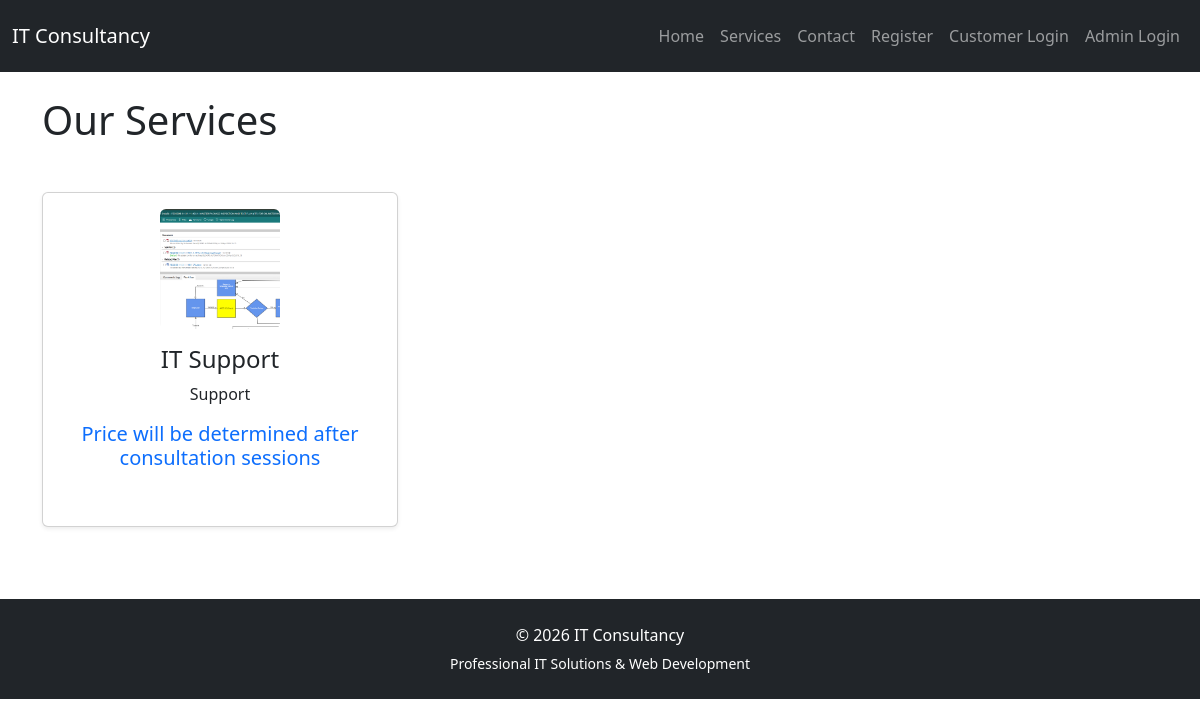
The app's page /routes.php?page=services, older data.
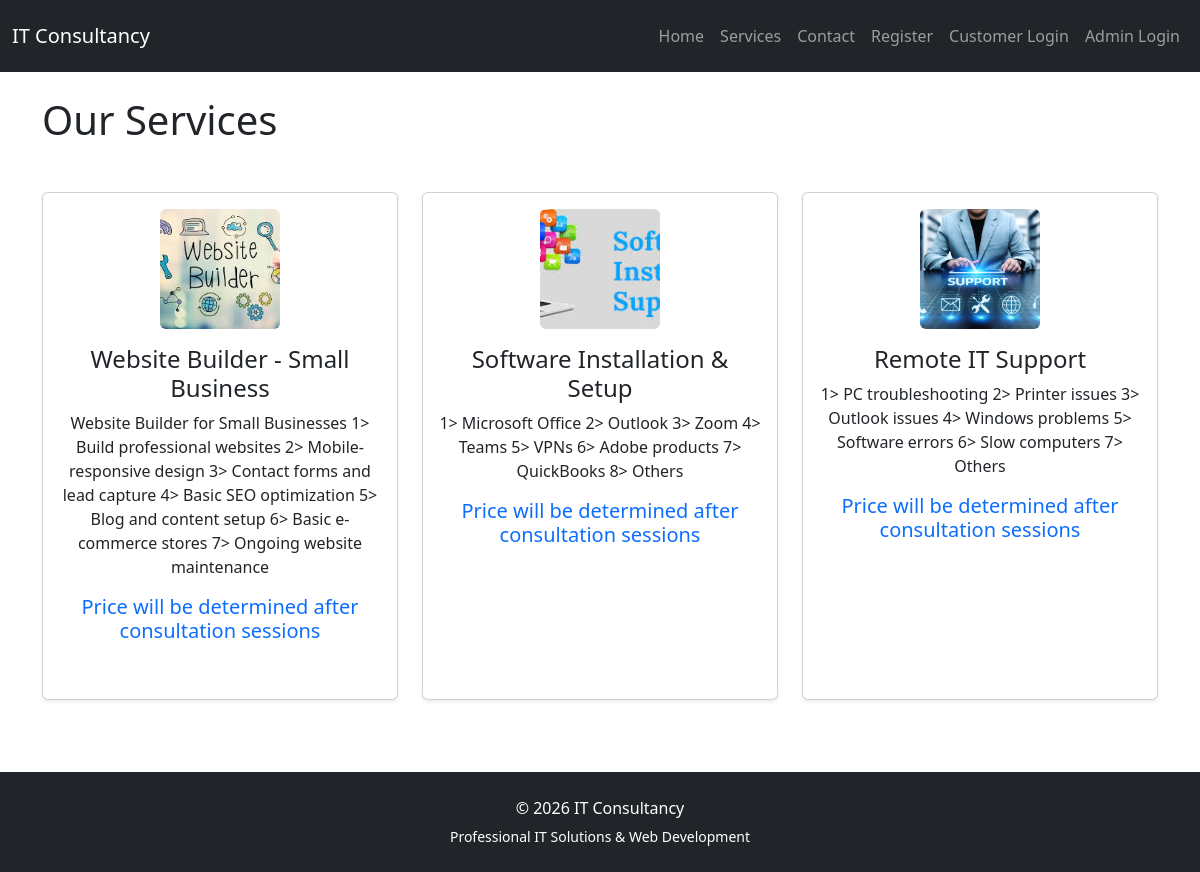
The same page, newer data.
### tables this page shows
CREATE TABLE `services` (
  `id` int(11) NOT NULL AUTO_INCREMENT,
  `title` varchar(255) NOT NULL,
  `description` text NOT NULL,
  `created_at` timestamp NOT NULL DEFAULT current_timestamp(),
  `price` decimal(10,2) NOT NULL DEFAULT 0.00,
  `image` varchar(255) DEFAULT NULL,
  PRIMARY KEY (`id`)
);

### app/views/services.php (the view)
<?php
require dirname(__DIR__, 2) . '/config/database.php';
$stmt = $pdo->query("
    SELECT * FROM services
    ORDER BY created_at DESC
");
$services = $stmt->fetchAll();
?>
<?php require __DIR__ . '/layouts/header.php'; ?>
<h1 class="mb-5">
    Our Services
</h1>
<div class="row">
    <?php foreach ($services as $service): ?>
        <div class="col-md-4">
            <div class="card shadow-sm mb-4 h-100">
                <div class="card-body text-center">
                    <?php if (!empty($service['image'])): ?>
                        <img
                            src="../uploads/<?= htmlspecialchars($service['image']) ?>"
                            alt="<?= htmlspecialchars($service['title']) ?>"
                            class="img-fluid rounded mb-3"
                            style="
                                width:120px;
                                height:120px;
                                object-fit:cover;
                            ">
                    <?php endif; ?>
                    <h4 class="card-title">
                        <?= htmlspecialchars($service['title']) ?>
                    </h4>
                    <p class="card-text">
                        <?= htmlspecialchars($service['description']) ?>
                    </p>
                    <h5 class="mt-3 text-primary">
                        <p>Price will be determined after consultation sessions</p>
                    </h5>
                </div>
            </div>
        </div>
    <?php endforeach; ?>
</div>
<?php require __DIR__ . '/layouts/footer.php'; ?>

### routes.php (shortened to what this page needs)
<?php
require __DIR__ . '/config/database.php';
$page = $_GET['page'] ?? 'home';
switch ($page) {
    case 'services':
        require 'app/views/services.php';
        break;
}
?>

### app/views/layouts/header.php (shortened to what this page needs)
<!DOCTYPE html>
<html>
<head>
    <link
        href="https://cdn.jsdelivr.net/npm/bootstrap@5.3.0/dist/css/bootstrap.min.css"
        rel="stylesheet">
</head>
<body>
<nav class="navbar navbar-expand-lg navbar-dark bg-dark py-3">
    <div class="container-fluid">
        <a class="navbar-brand" href="?page=home">
            IT Consultancy
        </a>
        <div class="collapse navbar-collapse" id="navbarNav">
            <div class="navbar-nav ms-auto">
                <?php if (isset($_SESSION['user'])): ?>
                    <a class="nav-link" href="?page=dashboard">
                        Dashboard
                    </a>
                    <a class="nav-link" href="?page=services-admin">
                        Services
                    </a>
                    <a class="nav-link" href="?page=customers">
                        Customers
                    </a>
                    <div class="nav-item dropdown">
                        <a
                            class="nav-link dropdown-toggle"
                            href="#"
                            role="button"
                            data-bs-toggle="dropdown">
                            Requests
                        </a>
                        <ul class="dropdown-menu">
                            <li>
                                <a
                                    class="dropdown-item"
                                    href="?page=requests">
                                    Current Requests
                                </a>
                            </li>
                            <li>
                                <a
                                    class="dropdown-item"
                                    href="?page=archived-requests">
                                    Archived Requests
                                </a>
                            </li>
                        </ul>
                    </div>
                    <div class="nav-item dropdown">
                        <a
                            class="nav-link dropdown-toggle"
                            href="#"
                            role="button"
                            data-bs-toggle="dropdown">
                            Scheduling
                        </a>
                        <ul class="dropdown-menu">
                            <li>
                                <a
                                    class="dropdown-item"
                                    href="?page=consultation-slots">
                                    Consultation Slots
                                </a>
                            </li>
                            <li>
                                <a
                                    class="dropdown-item"
                                    href="?page=service-slots">
                                    Service Slots
                                </a>
                            </li>
                        </ul>
                    </div>
                    <div class="nav-item dropdown">
                        <a
                            class="nav-link dropdown-toggle"
                            href="#"
                            role="button"
                            data-bs-toggle="dropdown">
                            Finance
                        </a>
                        <ul class="dropdown-menu">
                            <li>
                                <a
                                    class="dropdown-item"
                                    href="?page=payments">
                                    Payments
                                </a>
                            </li>
                            <li>
                                <a
                                    class="dropdown-item"
                                    href="?page=refunds">
                                    Refunds
                                </a>
                            </li>
                        </ul>
                    </div>
                    <div class="nav-item dropdown">
                        <a
                            class="nav-link dropdown-toggle"
                            href="#"
                            role="button"
                            data-bs-toggle="dropdown">
                            System
                        </a>
                        <ul class="dropdown-menu">
                            <li>
                                <a
                                    class="dropdown-item"
                                    href="?page=messages">
                                    Messages
                                </a>
                            </li>
                            <li>
                                <a
                                    class="dropdown-item"
                                    href="?page=backup">
                                    Database Backup
                                </a>
                            </li>
                        </ul>
                    </div>
                    <a class="nav-link text-danger" href="?page=logout">
                        Logout
                    </a>
                <?php else: ?>
                    <a class="nav-link" href="?page=home">
                        Home
                    </a>
                    <a class="nav-link" href="?page=services">
                        Services
                    </a>
                    <a class="nav-link" href="?page=contact">
                        Contact
                    </a>
                    <a class="nav-link" href="?page=customer-register">
                        Register
                    </a>
                    <a class="nav-link" href="?page=customer-login">
                        Customer Login
                    </a>
                    <a class="nav-link" href="?page=login">
                        Admin Login
                    </a>
                <?php endif; ?>
            </div>
        </div>
    </div>
</nav>
<div class="container py-4">

### app/views/layouts/footer.php (shortened to what this page needs)
</div>
<footer class="bg-dark text-white text-center py-4 mt-5">
    <div class="container">
        <p class="mb-1">
            © 2026 IT Consultancy
        </p>
        <small>
            Professional IT Solutions & Web Development
        </small>
    </div>
</footer>
</body>
</html>

Row changes from the older to the newer data that the page shows:
added services: image (picture), title "Website Builder - Small Business", description "Website Builder for Small Businesses 1> Build professional websites 2> Mobile-responsive design 3> Contact forms and lead capture 4> Basic SEO optimization 5> Blog and content setup 6> Basic e-commerce stores 7> Ongoing website maintenance"
added services: image (picture), title "Software Installation & Setup", description "1> Microsoft Office 2> Outlook 3> Zoom 4> Teams 5> VPNs 6> Adobe products 7> QuickBooks 8> Others"
changed services: image: a different picture; title "IT Support" → "Remote IT Support"; description "Support" → "1> PC troubleshooting 2> Printer issues 3> Outlook issues 4> Windows problems 5> Software errors 6> Slow computers 7> Others"
